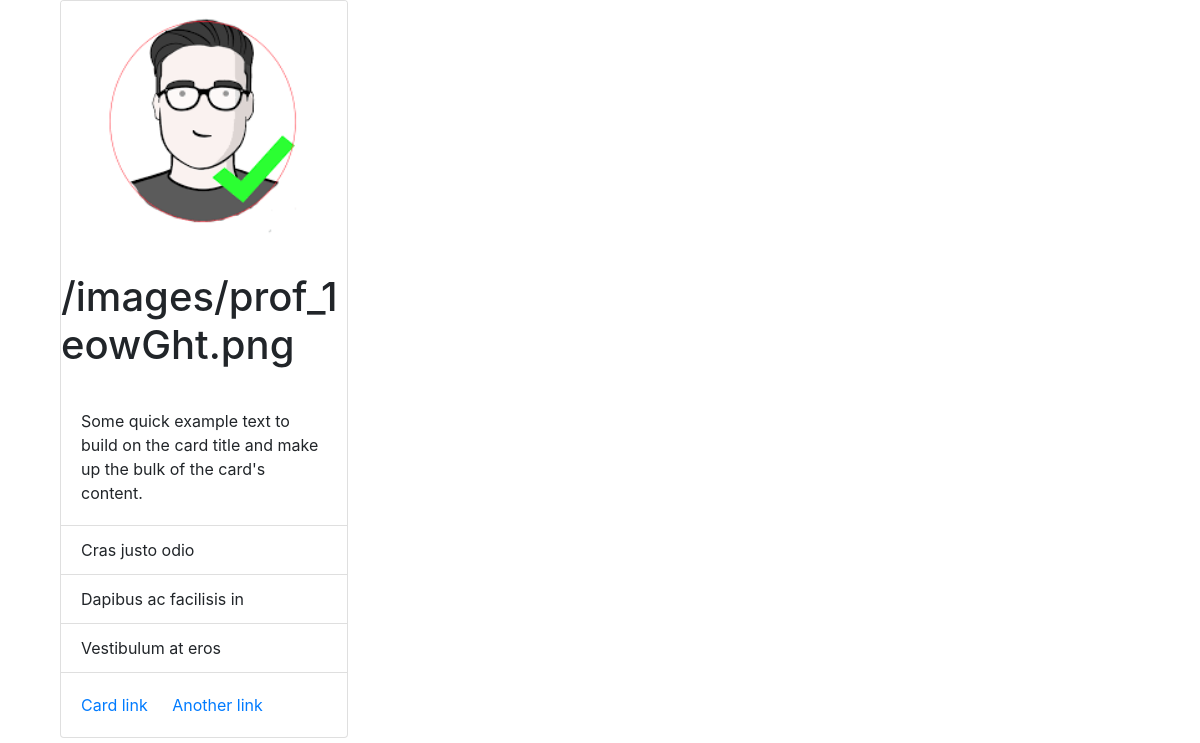
The page /Users/viewprofile (signed in) on the database its author committed.
### users/models.py (models this page shows, shortened)
class Profile(models.Model):
    user=models.OneToOneField(User,on_delete=models.CASCADE)
    pofile_pic=models.ImageField(upload_to="images")
    bio=models.CharField(max_length=120)
    birth_date=models.DateField(null=True)

### users/views.py (the view)
# urls.py: path("viewprofile",view_profile,name="viewprofile")
def view_profile(request):
    user = Profile.objects.get(user=request.user)
    context={}
    context["users"]=user
    return render(request,"users/viewprofile.html",context)

### users/templates/users/viewprofile.html (shortened to what this page needs)
<!DOCTYPE html>
<html lang="en">
<head>
    <link rel="stylesheet" href="https://cdn.jsdelivr.net/npm/bootstrap@4.5.3/dist/css/bootstrap.min.css">
</head>
<body>
<div class="container">
    <div class="col-3">
                <div class="card" style="width: 18rem;">
          <img src="{{users.pofile_pic.url}}" class="card-img-top" alt="no image">
                    <h1>{{users.pofile_pic.url}}</h1>
          <div class="card-body">
            <p class="card-text">Some quick example text to build on the card title and make up the bulk of the card's content.</p>
          </div>
          <ul class="list-group list-group-flush">
            <li class="list-group-item">Cras justo odio</li>
            <li class="list-group-item">Dapibus ac facilisis in</li>
            <li class="list-group-item">Vestibulum at eros</li>
          </ul>
          <div class="card-body">
            <a href="#" class="card-link">Card link</a>
            <a href="#" class="card-link">Another link</a>
          </div>
    </div>
</div>
</body>
</html>

### rows shown on the page
Profile: pofile_pic (picture), pofile_pic "/images/prof_1eowGht.png"
